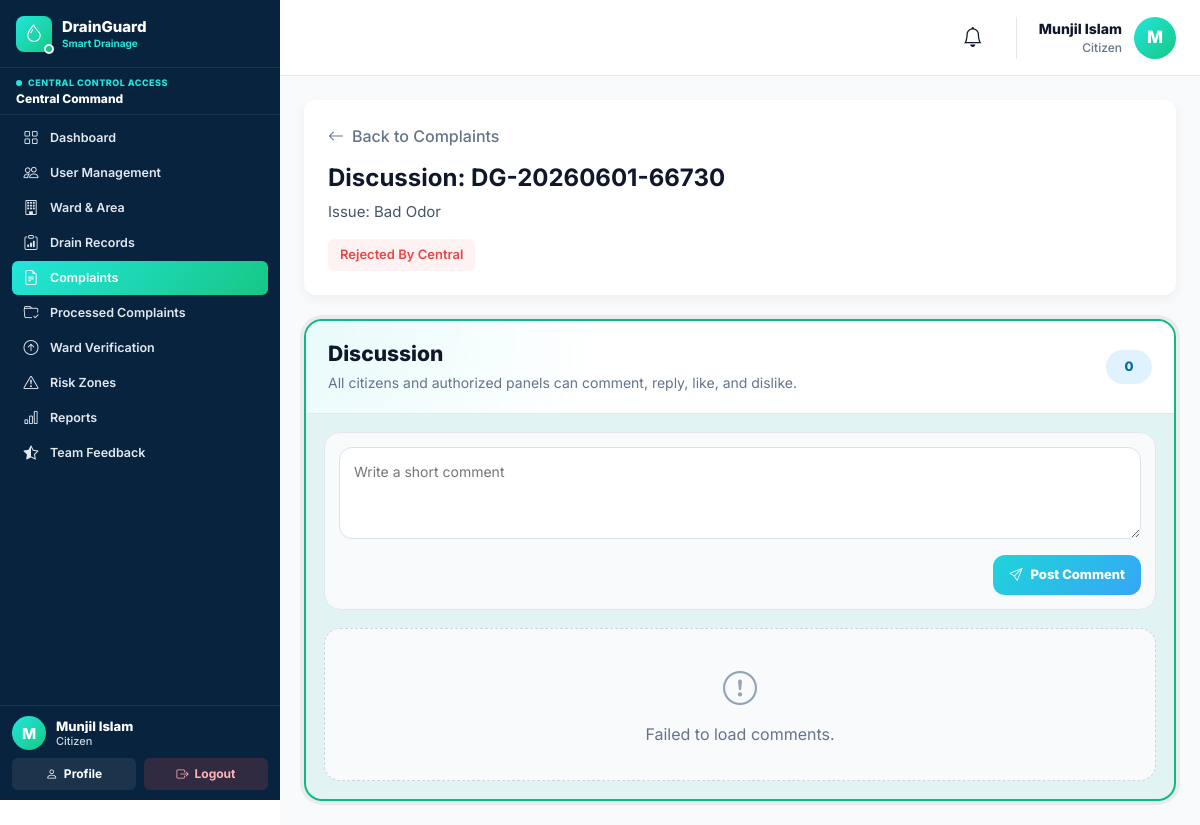
/pages/central/discussion.php?id=28 (signed in), run on the app's committed database.
### tables this page shows
CREATE TABLE `users` (
  `user_id` int(11) NOT NULL,
  `user_name` varchar(100) NOT NULL,
  `user_mail` varchar(150) NOT NULL,
  `user_password` varchar(255) NOT NULL,
  `user_role` enum('citizen','central_officer','ward_officer','inspector','team_leader','assistant_team_leader') NOT NULL,
  `user_status` enum('active','inactive','suspended','banned') NOT NULL DEFAULT 'active',
  `login_access` tinyint(1) NOT NULL DEFAULT 1,
  `last_active` datetime DEFAULT NULL,
  `reset_token` varchar(255) DEFAULT NULL,
  `reset_time` datetime DEFAULT NULL
);

CREATE TABLE `complaints` (
  `complaint_id` int(11) NOT NULL,
  `complaint_code` varchar(50) NOT NULL,
  `user_id` int(11) NOT NULL,
  `loc_id` int(11) NOT NULL,
  `drain_id` int(11) DEFAULT NULL,
  `issue_id` int(11) DEFAULT NULL,
  `affected_area_id` int(11) DEFAULT NULL,
  `address_description` text NOT NULL,
  `problem_description` text NOT NULL,
  `complaint_status` enum('submitted','received','pending_verification','verified_by_ward','rejected_by_central','rejected_by_ward','duplicate','team_assigned','in_progress','solved_by_team','inspector_verification','closed','reopened','disputed','final_rejected') NOT NULL DEFAULT 'submitted',
  `work_started_at` datetime DEFAULT NULL,
  `parent_complaint_id` int(11) DEFAULT NULL,
  `is_repeat_complaint` tinyint(1) DEFAULT 0,
  `submitted_at` timestamp NOT NULL DEFAULT current_timestamp(),
  `updated_at` timestamp NOT NULL DEFAULT current_timestamp() ON UPDATE current_timestamp(),
  `closed_at` datetime DEFAULT NULL
);

CREATE TABLE `issues` (
  `issue_id` int(11) NOT NULL,
  `issue_name` varchar(150) NOT NULL,
  `priority` enum('High','Medium','Low') NOT NULL DEFAULT 'Low'
);

### pages/central/discussion.php (the view, shortened to what this page needs)
<?php
$activePage = "complaints";
require_once "../../commentSystem/discussion_logic.php";
$complaintId = (int)($_GET["id"] ?? 0);
$infoSql = "SELECT c.complaint_code, c.complaint_status, i.issue_name
            FROM complaints c LEFT JOIN issues i ON c.issue_id = i.issue_id
            WHERE c.complaint_id = ? LIMIT 1";
$infoStmt = mysqli_prepare($conn, $infoSql);
$complaintData = null;
if ($infoStmt) {
    mysqli_stmt_bind_param($infoStmt, "i", $complaintId);
    mysqli_stmt_execute($infoStmt);
    $infoRes = mysqli_stmt_get_result($infoStmt);
    $complaintData = mysqli_fetch_assoc($infoRes);
}
?>
<!DOCTYPE html>
<html lang="en">
<head>
    <link href="https://cdn.jsdelivr.net/npm/bootstrap@5.3.3/dist/css/bootstrap.min.css" rel="stylesheet">
    <link href="https://cdn.jsdelivr.net/npm/bootstrap-icons@1.11.3/font/bootstrap-icons.css" rel="stylesheet">
    <link rel="stylesheet" href="../../css/global/global.css">
    <link rel="stylesheet" href="../../css/central/sidebar.css">
    <link rel="stylesheet" href="../../css/central/topbar.css">
    <link rel="stylesheet" href="../../css/central/discussion.css">
    <link rel="stylesheet" href="../../css/commentSystem/commentSystem.css">
    <link rel="stylesheet" href="../../css/global/confirm-modal.css">
</head>
<body class="central">
<?php include "../../includes/central/sidebar.php"; ?>
<main class="dg-central-main">
    <?php include "../../includes/central/topbar.php"; ?>
    <section class="central-discussion-page">
        <div class="cd-header">
            <a href="complaints.php" class="cd-back-btn">
                <i class="bi bi-arrow-left"></i> Back to Complaints
            </a>
            <h1>Discussion: <?= htmlspecialchars($complaintData['complaint_code']); ?></h1>
            <p>Issue: <?= htmlspecialchars($complaintData['issue_name'] ?? 'Unknown Issue'); ?></p>
            <span class="cd-status-badge <?= htmlspecialchars($complaintData['complaint_status']); ?>">
                <?= ucwords(str_replace('_', ' ', $complaintData['complaint_status'])); ?>
            </span>
        </div>
            <div
                class="dg-comment-system"
                id="centralDiscussionContainer"
                data-complaint-id="<?= $complaintId; ?>"
                data-comment-system="true"
                data-base-path="../../"
            >
                <div class="dg-comment-header">
                    <div>
                        <h2>Discussion</h2>
                        <p>All citizens and authorized panels can comment, reply, like, and dislike.</p>
                    </div>
                    <span class="dg-comment-count" data-comment-count>0</span>
                </div>
                <div class="dg-comment-body">
                    <form class="dg-comment-form" data-comment-form>
                        <textarea
                            name="comment_text"
                            data-comment-text
                            placeholder="Write a short comment"
                            maxlength="1000"
                            required
                        ></textarea>
                        <div class="dg-comment-actions">
                            <button type="submit" class="dg-comment-submit">
                                <i class="bi bi-send"></i>
                                Post Comment
                            </button>
                        </div>
                    </form>
                    <div class="dg-comment-list" data-comment-list>
                    </div>
                </div>
            </div>
    </section>
</main>
</body>
</html>

### includes/central/sidebar.php (shortened to what this page needs)
<?php
$activePage = $activePage ?? "";
$baseUrl = "/DrainGuard/pages/central";
function centralSidebarSafeText($value)
{
    return htmlspecialchars((string)($value ?? ""), ENT_QUOTES, "UTF-8");
}
function centralSidebarRoleLabel($role)
{
    $roleLabels = [
        "central_officer" => "Central Command",
        "ward_officer" => "Ward Officer",
        "inspector" => "Inspector",
        "citizen" => "Citizen",
        "team_leader" => "Team Leader",
        "assistant_team_leader" => "Assistant Team Leader"
    ];
    return $roleLabels[$role] ?? ucwords(str_replace("_", " ", (string)$role));
}
$userName = $_SESSION["user_name"] ?? "Central User";
$userRole = $_SESSION["user_role"] ?? "central_officer";
$userRoleLabel = $_SESSION["user_role_label"] ?? centralSidebarRoleLabel($userRole);
$sidebarProfilePicture = "";
$loggedUserId = isset($_SESSION["user_id"]) ? (int)$_SESSION["user_id"] : 0;
if ($loggedUserId > 0) {
    $userSql = "
        SELECT
            u.user_id,
            u.user_name,
            u.user_mail,
            u.user_role,
            co.full_name,
            co.designation,
            co.profile_picture
        FROM users u
        LEFT JOIN central_officers co
            ON u.user_id = co.user_id
        WHERE u.user_id = ?
        LIMIT 1
    ";
    $userStmt = mysqli_prepare($conn, $userSql);
    if ($userStmt) {
        mysqli_stmt_bind_param($userStmt, "i", $loggedUserId);
        mysqli_stmt_execute($userStmt);
        $userResult = mysqli_stmt_get_result($userStmt);
        $userData = $userResult ? mysqli_fetch_assoc($userResult) : null;
        if ($userData) {
            $userName = !empty($userData["full_name"]) ? $userData["full_name"] : $userData["user_name"];
            $userRole = $userData["user_role"];
            $userRoleLabel = !empty($userData["designation"])
                ? $userData["designation"]
                : centralSidebarRoleLabel($userRole);
        }
    }
}
$sidebarInitial = strtoupper(substr($userName, 0, 1));
?>
<aside class="dg-central-sidebar" id="centralSidebar">
    <div class="dg-central-sidebar-brand">
        <div class="dg-central-brand-icon">
            <i class="bi bi-droplet"></i>
        </div>
        <div class="dg-central-brand-text">
            <h2>DrainGuard</h2>
            <p>Smart Drainage</p>
        </div>
    </div>
    <div class="dg-central-sidebar-role">
        <div class="dg-central-role-label">
            <span></span>
            <small>Central Control Access</small>
        </div>
        <strong>Central Command</strong>
    </div>
    <nav class="dg-central-menu">
        <a href="<?php echo $baseUrl; ?>/dashboard.php" class="dg-central-menu-link <?php echo ($activePage === 'dashboard') ? 'active' : ''; ?>">
            <i class="bi bi-grid"></i>
            <span>Dashboard</span>
        </a>
        <a href="<?php echo $baseUrl; ?>/user-management.php" class="dg-central-menu-link <?php echo ($activePage === 'user-management') ? 'active' : ''; ?>">
            <i class="bi bi-people"></i>
            <span>User Management</span>
        </a>
        <a href="<?php echo $baseUrl; ?>/ward-area.php" class="dg-central-menu-link <?php echo ($activePage === 'ward-area') ? 'active' : ''; ?>">
            <i class="bi bi-building"></i>
            <span>Ward & Area</span>
        </a>
        <a href="<?php echo $baseUrl; ?>/drain-records.php" class="dg-central-menu-link <?php echo ($activePage === 'drain-records') ? 'active' : ''; ?>">
            <i class="bi bi-clipboard-data"></i>
            <span>Drain Records</span>
        </a>
        <a href="<?php echo $baseUrl; ?>/complaints.php" class="dg-central-menu-link <?php echo ($activePage === 'complaints') ? 'active' : ''; ?>">
            <i class="bi bi-file-earmark-text"></i>
            <span>Complaints</span>
        </a>
        <a href="<?php echo $baseUrl; ?>/processed-complaints.php" class="dg-central-menu-link <?php echo ($activePage === 'processed-complaints') ? 'active' : ''; ?>">
            <i class="bi bi-folder-check"></i>
            <span>Processed Complaints</span>
        </a>
        <a href="<?php echo $baseUrl; ?>/routing-assignment.php" class="dg-central-menu-link <?php echo ($activePage === 'routing-assignment') ? 'active' : ''; ?>">
            <i class="bi bi-arrow-up-circle"></i>
            <span>Ward Verification</span>
        </a>
        <a href="<?php echo $baseUrl; ?>/high-risk-zones.php" class="dg-central-menu-link <?php echo ($activePage === 'high-risk-zones') ? 'active' : ''; ?>">
            <i class="bi bi-exclamation-triangle"></i>
            <span>Risk Zones</span>
        </a>
        <a href="<?php echo $baseUrl; ?>/reports.php" class="dg-central-menu-link <?php echo ($activePage === 'reports') ? 'active' : ''; ?>">
            <i class="bi bi-bar-chart"></i>
            <span>Reports</span>
        </a>
        <a href="<?php echo $baseUrl; ?>/team-feedback.php" class="dg-central-menu-link <?php echo ($activePage === 'team-feedback') ? 'active' : ''; ?>">
            <i class="bi bi-star-half"></i>
            <span>Team Feedback</span>
        </a>
    </nav>
    <div class="dg-central-sidebar-user">
        <div class="dg-central-user-row">
            <div class="dg-central-user-avatar" id="dgCentralUserAvatar">
                <?php if ($sidebarProfilePicture !== ""): ?>
                    <img
                        src="<?php echo centralSidebarSafeText($sidebarProfilePicture); ?>"
                        alt="Profile Picture"
                        class="dg-central-user-avatar-img"
                    >
                <?php else: ?>
                    <span class="dg-central-user-avatar-initial">
                        <?php echo centralSidebarSafeText($sidebarInitial); ?>
                    </span>
                <?php endif; ?>
            </div>
            <div class="dg-central-user-info">
                <h4><?php echo centralSidebarSafeText($userName); ?></h4>
                <p><?php echo centralSidebarSafeText($userRoleLabel); ?></p>
            </div>
        </div>
        <div class="dg-central-user-actions">
            <a href="<?php echo $baseUrl; ?>/profile.php" class="dg-central-profile-btn">
                <i class="bi bi-person"></i>
                <span>Profile</span>
            </a>
            <a href="/DrainGuard/auth/logout.php" class="dg-central-logout-btn">
                <i class="bi bi-box-arrow-right"></i>
                <span>Logout</span>
            </a>
        </div>
    </div>
</aside>

### includes/central/topbar.php (shortened to what this page needs)
<?php
function centralTopbarSafeText($value)
{
    return htmlspecialchars((string)($value ?? ""), ENT_QUOTES, "UTF-8");
}
function centralTopbarRoleLabel($role)
{
    $roleLabels = [
        "central_officer" => "Central Command",
        "ward_officer" => "Ward Officer",
        "inspector" => "Inspector",
        "citizen" => "Citizen",
        "team_leader" => "Team Leader",
        "assistant_team_leader" => "Assistant Team Leader"
    ];
    return $roleLabels[$role] ?? ucwords(str_replace("_", " ", (string)$role));
}
$topbarUserName = $_SESSION["user_name"] ?? "Central User";
$topbarUserRole = $_SESSION["user_role"] ?? "central_officer";
$topbarUserRoleLabel = $_SESSION["user_role_label"] ?? centralTopbarRoleLabel($topbarUserRole);
$topbarProfilePicture = "";
$loggedUserId = isset($_SESSION["user_id"]) ? (int)$_SESSION["user_id"] : 0;
if ($loggedUserId > 0) {
    $userSql = "
        SELECT
            u.user_id,
            u.user_name,
            u.user_mail,
            u.user_role,
            co.full_name,
            co.designation,
            co.profile_picture
        FROM users u
        LEFT JOIN central_officers co
            ON u.user_id = co.user_id
        WHERE u.user_id = ?
        LIMIT 1
    ";
    $userStmt = mysqli_prepare($conn, $userSql);
    if ($userStmt) {
        mysqli_stmt_bind_param($userStmt, "i", $loggedUserId);
        mysqli_stmt_execute($userStmt);
        $userResult = mysqli_stmt_get_result($userStmt);
        $userData = $userResult ? mysqli_fetch_assoc($userResult) : null;
        if ($userData) {
            $topbarUserName = !empty($userData["full_name"]) ? $userData["full_name"] : $userData["user_name"];
            $topbarUserRole = $userData["user_role"];
            $topbarUserRoleLabel = !empty($userData["designation"])
                ? $userData["designation"]
                : centralTopbarRoleLabel($topbarUserRole);
        }
    }
}
$topbarInitial = strtoupper(substr($topbarUserName, 0, 1));
?>
<header class="central-topbar">
    <div class="central-topbar-right">
        <details class="topbar-notification">
            <summary class="notification-btn" aria-label="Notifications">
                <i class="bi bi-bell"></i>
            </summary>
        </details>
        <div class="central-topbar-user">
            <div class="central-topbar-user-info">
                <h4><?php echo centralTopbarSafeText($topbarUserName); ?></h4>
                <p><?php echo centralTopbarSafeText($topbarUserRoleLabel); ?></p>
            </div>
            <div class="central-topbar-avatar" id="centralTopbarAvatar">
                <?php if ($topbarProfilePicture !== ""): ?>
                    <img
                        src="<?php echo centralTopbarSafeText($topbarProfilePicture); ?>"
                        alt="Profile Picture"
                        class="central-topbar-avatar-img"
                    >
                <?php else: ?>
                    <span class="central-topbar-avatar-initial">
                        <?php echo centralTopbarSafeText($topbarInitial); ?>
                    </span>
                <?php endif; ?>
            </div>
        </div>
    </div>
</header>
<link rel='stylesheet' href='/DrainGuard/css/global/notification-target.css'>
<link rel='stylesheet' href='/DrainGuard/css/global/confirm-modal.css'>

### data on the page
users: user_name "Munjil Islam"
complaints: complaint_code "DG-20260601-66730", issue.issue_name "Bad Odor", complaint_status "Rejected By Central"

### other printed values
centralSidebarSafeText($sidebarInitial) "M"
centralSidebarSafeText($userRoleLabel) "Citizen"
centralTopbarSafeText($topbarUserRoleLabel) "Citizen"
centralTopbarSafeText($topbarInitial) "M"
